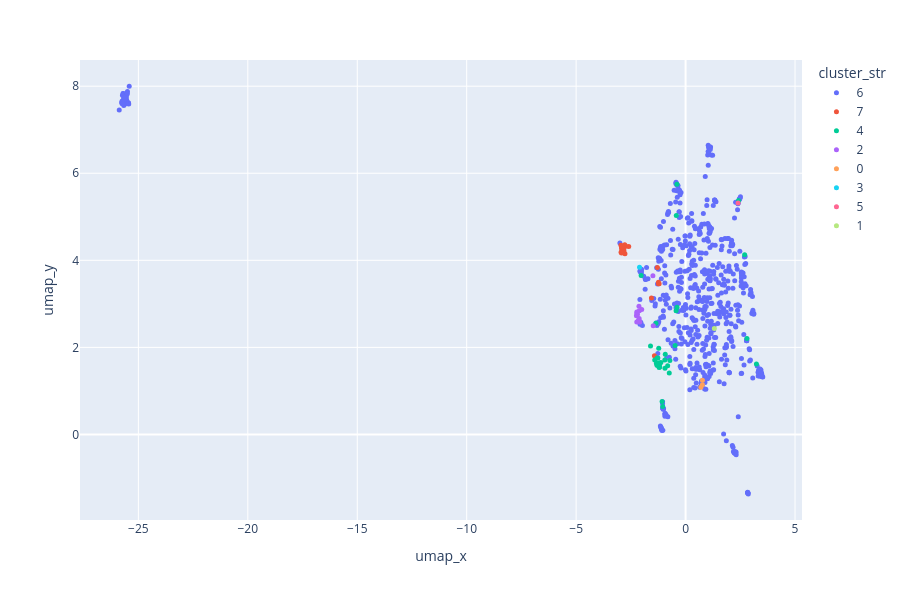

The code cell stored with this chart in its notebook:
### Markdown cell above
## Visualizaciones

### Code cell
df_plot = df.copy()
df_plot['cluster_str'] = df_plot['cluster'].astype(str)
df_plot['hover'] = df_plot['resena_texto'].str[:120]

fig = px.scatter(
    df_plot.sample(min(8000, len(df_plot)), random_state=31),
    x='umap_x', y='umap_y',
    color='cluster_str',
    hover_data={'hover': True, 'recomendado': True, 'umap_x': False, 'umap_y': False},
    opacity=1,
    width=900, height=600,
)
fig.update_traces(marker_size=5)
fig.show()

### Figure 1 — Plotly figure (JSON) as saved in the notebook; plotly's stock layout.template omitted (floating-point values rounded to 4 significant figures; data arrays with more than 128 entries replaced by an {"elided": "..."} marker saying what was removed)
{"data": [{"customdata": {"elided": "661x2 mixed values"}, "hovertemplate": "cluster_str=6<br>hover=%{customdata[0]}<br>recomendado=%{customdata[1]}<extra></extra>", "legendgroup": "6", "marker": {"color": "#636efa", "opacity": 1, "size": 5, "symbol": "circle"}, "mode": "markers", "name": "6", "orientation": "v", "showlegend": true, "type": "scatter", "x": {"elided": "661 float values"}, "xaxis": "x", "y": {"elided": "661 float values"}, "yaxis": "y"}, {"customdata": [["la mejor batman de la trilogía, claro las demás son muy buenas", 1], ["El mejor de todos lo Batman", 1], ["El mejor juego de Batman de la Historia\r\nHistoria 8/10\r\nGameplay 10/10\r\nAmbientacion 9/10\r\nDLC'S 7/10", 1], ["Bro el mejor juego de batman ong ong fr fr", 1], ["Probablemente el mejor juego de Batman Y la mejor representación de Batman jamás llevada al entretenimiento.", 1], ["el mejor fokin juego de todo fokin batman", 1], ["Posiblemente el mejor Batman de esta trilogia magnifica.", 1], ["la jugabilidad, la historia y el juego en si esta bien logrado atrapándonos a lograr ser el mejor batman", 1], ["tiene mas lore que los juegos actuales, God 10/10 Gatubela se mueve rico pero nadie es mejor que batman", 1], ["El mejor juego de Batman que he jugado. Terminas la historia y tienes muchas misiones secundarias y la venganza del acer", 1], ["Definitivamente el mejor batman, nada que hacer.", 1], ["El mejor juego de batman de la historia", 1], ["El mejor batman arkham que existe o he jugado. cómodo, agradable y a veces con los ajustes de dificultad adecuados retad", 1], ["el mejor juego de una grandiosa saga", 1], ["Mejor que el Suicide Squad en todos los sentidos >_0", 1], ["De lo mejor, no solo de Batman, de superherores!", 1], ["El  mejor juego de Batman", 1], ["MEJOR ESCAPA O TE VA A MATAR", 1], ["Aun me falta Arkham origins y apenas voy con Arkhan knight pero aun considero este el mejor videojuego de superheroes y ", 1], ["El mejor juego de batman", 1], ["simplemente el mejor juego de Batman", 1], ["lo mejor de lo mejor", 1], ["es el mejor de todos los batman que probe", 1], ["El mejor GOTY, el mejor juego de Batman. <3", 1]], "hovertemplate": "cluster_str=7<br>hover=%{customdata[0]}<br>recomendado=%{customdata[1]}<extra></extra>", "legendgroup": "7", "marker": {"color": "#EF553B", "opacity": 1, "size": 5, "symbol": "circle"}, "mode": "markers", "name": "7", "orientation": "v", "showlegend": true, "type": "scatter", "x": [-2.877, -2.909, -2.731, -2.848, -2.846, -1.424, -2.928, -2.779, -2.953, -2.598, -2.856, -2.817, -2.77, -1.288, -1.207, -2.883, -2.823, -1.24, -2.948, -2.846, -2.923, -1.24, -2.899, -1.56], "xaxis": "x", "y": [4.248, 4.232, 4.321, 4.25, 4.225, 1.805, 4.284, 4.356, 4.347, 4.317, 4.322, 4.216, 4.15, 3.837, 3.464, 4.271, 4.258, 3.462, 4.186, 4.227, 4.171, 3.495, 4.303, 3.137], "yaxis": "y"}, {"customdata": [["Batman es tu papá y lo demás es puro cuento", 1], ["Te quiero mucho Batman\r\n", 1], ["Jugando este juego me he dado cuenta que soy como Batman, pero en vez de luchar contra el crimen, odio a la gente negra.", 1], ["-Soy el pinguino y tengo mucho dinero. \n-Adonde vas con ese mucho dinero pinguino.\n- Argh maldicion Batman me has descub", 1], ["⣿⣿⣿⣿⣿⣿⣿⣿⣿⣿⣿⣿⣿⣿⣿⣿⣿⣿⣿⣿⣿⣿⣿⣿⣿⣿⣿⣿⣿⣿⣿⣿⣿⣿⣿⣿⣿⣿⣿⣿⣿⣿⣿⣿⣿⣿⣿⣿⣿⣿⣿⣿⣿⣿⣿\n⣿⣿⣿⣿⣿⣿⣿⣿⣿⣿⣿⣿⣿⣿⣿⣿⣿⣿⣿⣿⣿⣿⣿⣿⣿⡿⢹⣿⣿⣿⣿⣿⣿⣿⠹⣿⣿⣿⣿⣿⣿⣿⣿⣿⣿⣿⣿⣿⣿⣿⣿⣿⣿⣿⣿\n⣿⣿⣿⣿⣿⣿⣿⣿", 1], ["Un Orgasmo videojuegil, si te encanta batman y los juegos de sigilo", 1], ["No me gustan los juegos de súperhéroes, pero Batman siempre será la excepción", 1], ["Te amo batman, siempre seras mas vergas que cualquie otro heroes, amen", 1], ["y Batman siempre esta! batman forever toda la saga de juegos de batman desde asylum es indispensable para todo gamer, to", 1], ["Forsen is literally Batman", 1], ["YO SOY LA JUSTICIA, YO SOY LA VENGANZA.... YO SOY BATMAN", 1], ["man, eres batman, que mas vas a pedir? cómpralo", 1], ["aguante batman x2", 1], ["I am revenge, I am the night, I AM BATMAN!\n\nEl verdadero Goty del 2011", 1], ["Es muy divertido y es ideal para todo aquel que ama a batman, lo recomiendo.", 1], ["envejece como el vino. Am BATMAN!!\r\n", 1], ["Soy Batman, en Monte Chico", 1], ["Un manjar de lo que realmente es Batman!", 1], ["Sos Batman, que más queres?", 1], ["JUEGAZO ÉPICO Y I AM BATMAN.", 1], ["YO *tose* SOY BATMAN", 1], ["las nalgas de batman 10/10\r\n", 1], ["Es batman gil, jugalo no seas gay", 1], ["Batman vuelve a sus andadas, ultimo GOTY de la saga. Comprálo.", 1], ["soy batman: la secuela", 1], ["Sos Batman chabon +10", 1], ["Batman golpea a gente enferma.\n\nBatman se enferma y la gente lo golpea.", 1], ["me gusta batman y aqui puedo ser batman 10/10", 1], ["que hermoso que sos batman p3", 1], ["Te amo Batman si fueras un objeto prohibido te inhalo hasta que no pueda mas", 1], ["──────────██──────────██──────────\n──────────██──────────██──────────\n──────────████▓▓▓▓▓▓████──────────\n──────────████▓", 1], ["Buenardos los pechos del Batman... y de Catwoman", 1], ["la experiencia batman en su punto", 1], ["nice batman", 1], ["el peak de batman en videojuegos", 1], ["muy recomendable para quienes le guste la serie de batman\n", 1]], "hovertemplate": "cluster_str=4<br>hover=%{customdata[0]}<br>recomendado=%{customdata[1]}<extra></extra>", "legendgroup": "4", "marker": {"color": "#00cc96", "opacity": 1, "size": 5, "symbol": "circle"}, "mode": "markers", "name": "4", "orientation": "v", "showlegend": true, "type": "scatter", "x": [-0.7464, -0.4248, -1.192, -0.8183, -1.044, -0.4801, -0.4339, -0.3908, -2.03, -1.29, -0.9411, -0.9495, -1.409, -1.074, 2.804, -1.226, -1.209, -1.27, -1.266, 3.237, -1.332, -1.211, -1.29, -1.355, -0.7183, -1.296, -1.183, -0.929, -1.602, -1.308, 2.42, -0.3959, -1.226, -1.247, -1.129, 2.698], "xaxis": "x", "y": [1.412, 5.029, 1.607, 1.575, 0.6403, 2.043, 2.844, 2.92, 3.648, 1.615, 1.519, 1.711, 1.708, 0.7582, 2.206, 1.627, 1.54, 1.589, 1.755, 1.616, 1.634, 1.644, 1.605, 2.556, 1.699, 1.757, 1.548, 1.844, 2.029, 1.591, 5.373, 5.746, 1.981, 1.589, 1.652, 4.129], "yaxis": "y"}, {"customdata": [["simplemente un juegazo", 1], ["Es un juego excelente , simplemente emocionante y enigmático , no hay razón para odiar este juego", 1], ["Simplemente hermoso", 1], ["Simplemente 10/10", 1], ["Simplemente una obra de arte audiovisual, de los mejores juegos de héroes que puede haber.", 1], ["Esto es simplemente GOTY, el estudio tomo todo lo que realizo en Arkham Asylum y elevo mucho mas el baston para crear la", 1], ["Es simplemente hermoso", 1], ["SIMPLEMENTE BATMAN ARKAM CITY NADA MEJOR QUE ESTE JUEGO", 1], ["Simplemente una joya uwu", 1], ["Simplemente una genialidad mayuscula. La mejor trilogia.", 1], ["que mas tienen que saber de la saga Arkham? simplemente jueguenla", 1], ["Épico con mejoras notables en mecánicas ante Asylum, simplemente BATMAN", 1], ["simplemente una obra de arte", 1], ["Batman es de lo mejor, y este juego  es simplemente genial.", 1]], "hovertemplate": "cluster_str=2<br>hover=%{customdata[0]}<br>recomendado=%{customdata[1]}<extra></extra>", "legendgroup": "2", "marker": {"color": "#ab63fa", "opacity": 1, "size": 5, "symbol": "circle"}, "mode": "markers", "name": "2", "orientation": "v", "showlegend": true, "type": "scatter", "x": [-2.227, -2.245, -2.093, -2.198, -2.231, -1.478, -2.117, -2.115, -2.161, -2.229, -1.494, -2.004, -2.122, -2.131], "xaxis": "x", "y": [2.78, 2.725, 2.581, 2.753, 2.581, 2.499, 2.609, 2.84, 2.614, 2.815, 3.648, 2.873, 2.664, 2.945], "yaxis": "y"}, {"customdata": [["[h1] Acción, ingenio y sigilo: el legado de Batman [/h1]\r\n\r\n\r\nEn [i] Batman: Arkham City GOTY [/i], los jugadores se ade", 1], ["es una carta de amor a los fans del Caballero Oscuro. Rocksteady Studios ha vuelto a superar todas las expectativas y no", 1], ["Desde el primer paso en las calles de Arkham City, supe que no estaba entrando a un simple videojuego… estaba cruzando l", 1]], "hovertemplate": "cluster_str=0<br>hover=%{customdata[0]}<br>recomendado=%{customdata[1]}<extra></extra>", "legendgroup": "0", "marker": {"color": "#FFA15A", "opacity": 1, "size": 5, "symbol": "circle"}, "mode": "markers", "name": "0", "orientation": "v", "showlegend": true, "type": "scatter", "x": [0.6998, 0.7677, 0.771], "xaxis": "x", "y": [1.086, 1.139, 1.245], "yaxis": "y"}, {"customdata": [["el mejor juego de Batman.. y de superheroes.\nel plato fuerte es la historia que desde el comienzo empieza por todo lo al", 1]], "hovertemplate": "cluster_str=3<br>hover=%{customdata[0]}<br>recomendado=%{customdata[1]}<extra></extra>", "legendgroup": "3", "marker": {"color": "#19d3f3", "opacity": 1, "size": 5, "symbol": "circle"}, "mode": "markers", "name": "3", "orientation": "v", "showlegend": true, "type": "scatter", "x": [-2.104], "xaxis": "x", "y": [3.843], "yaxis": "y"}, {"customdata": [["Bastante decente, creo que el primer juego es mejor, especialmente por la ambientación y por la trama, pero está bueno y", 1]], "hovertemplate": "cluster_str=5<br>hover=%{customdata[0]}<br>recomendado=%{customdata[1]}<extra></extra>", "legendgroup": "5", "marker": {"color": "#FF6692", "opacity": 1, "size": 5, "symbol": "circle"}, "mode": "markers", "name": "5", "orientation": "v", "showlegend": true, "type": "scatter", "x": [2.398], "xaxis": "x", "y": [5.32], "yaxis": "y"}, {"customdata": [["Conclusión fantástica\n\nEn el aspecto gráfico está bastante bien, las texturas sobre todo las del traje de Batman y los p", 1]], "hovertemplate": "cluster_str=1<br>hover=%{customdata[0]}<br>recomendado=%{customdata[1]}<extra></extra>", "legendgroup": "1", "marker": {"color": "#B6E880", "opacity": 1, "size": 5, "symbol": "circle"}, "mode": "markers", "name": "1", "orientation": "v", "showlegend": true, "type": "scatter", "x": [1.313], "xaxis": "x", "y": [2.433], "yaxis": "y"}], "layout": {"height": 600, "legend": {"title": {"text": "cluster_str"}, "tracegroupgap": 0}, "margin": {"t": 60}, "width": 900, "xaxis": {"anchor": "y", "domain": [0, 1], "title": {"text": "umap_x"}}, "yaxis": {"anchor": "x", "domain": [0, 1], "title": {"text": "umap_y"}}}}
